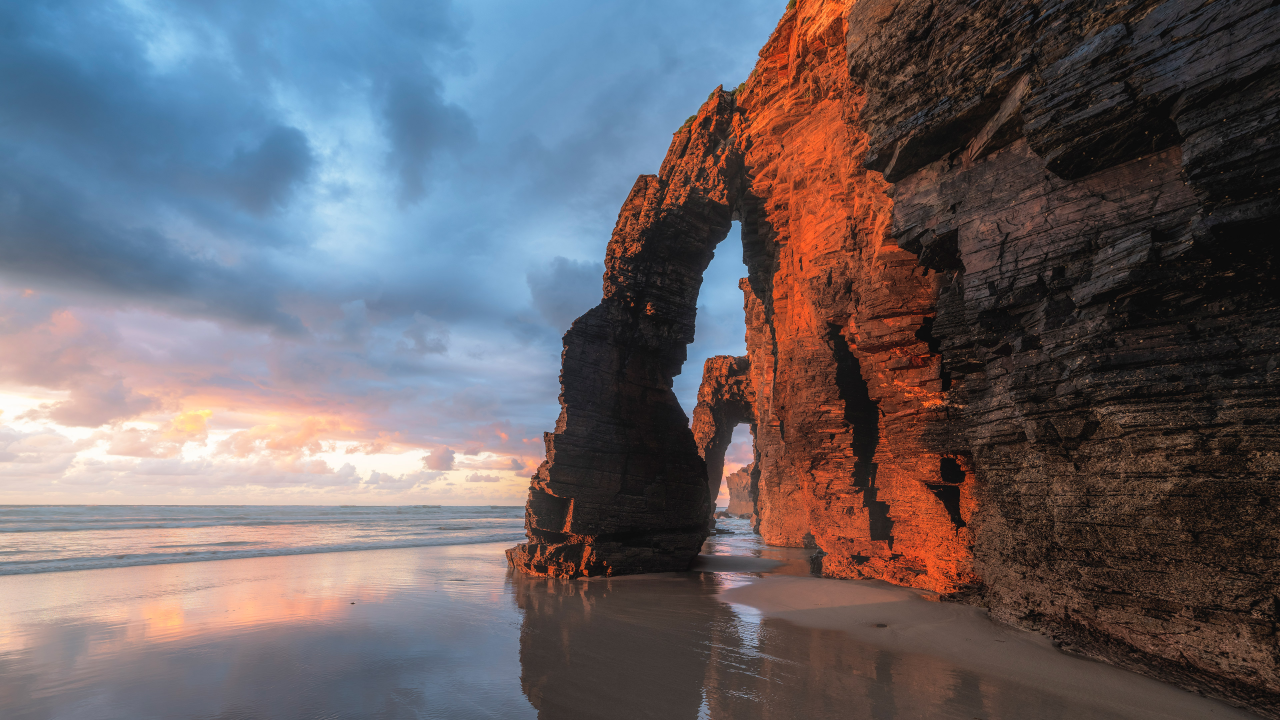
#> input picture dataset/test2.jpg, 3840 x 2160 px, found by its file name (shown at 1/3 size)
$ python orb_detector.py
#> lines starting #> are read from the running program, lines starting #| are printed output that depends on the picture

import os
import cv2

# Load an image
image_path = r"C:\Users\venka\OneDrive\Documents\ORB-Image-Similarity-Finder\dataset\test2.jpg"

image = cv2.imread(image_path)
#> image is the input picture: shape (2160, 3840, 3); mean B, G, R 105.1, 99.8, 105.3

if image is None:
    print("Could not load image. Check the image path.")
else:
    print("Full path:", os.path.abspath(image_path))

    # Resize image while preserving proportions
    display = cv2.resize(image, (960, 540))
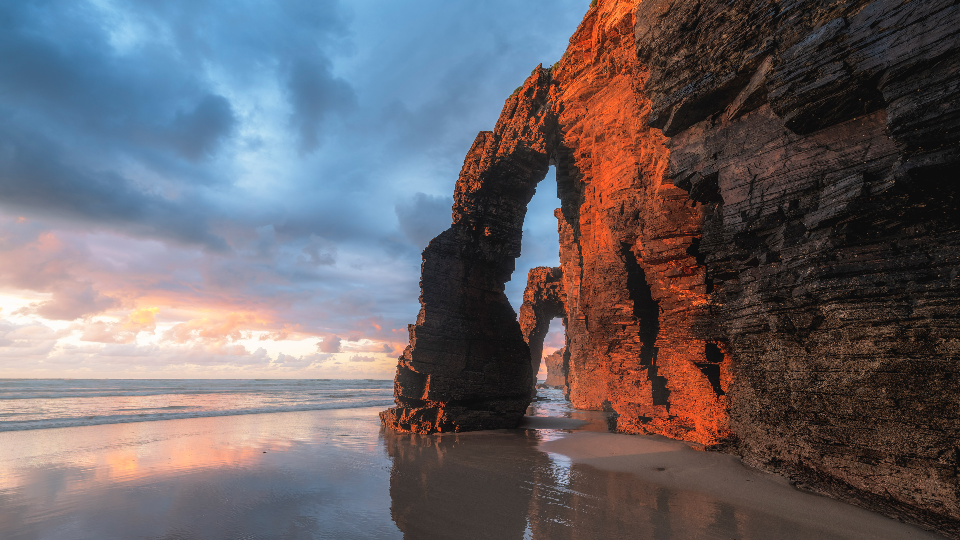
#> display: shape (540, 960, 3); mean B, G, R 105.2, 99.9, 105.4

    # Convert resized image to grayscale
    gray = cv2.cvtColor(display, cv2.COLOR_BGR2GRAY)
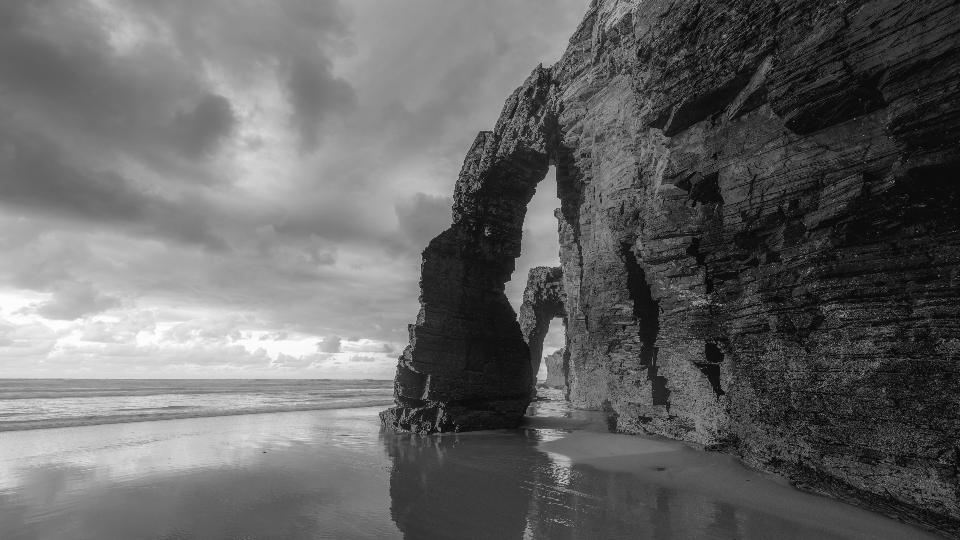
#> gray: shape (540, 960); min 4, max 254, mean 102.2

    # Create ORB detector
    orb = cv2.ORB_create(nfeatures=1000)

    # Detect keypoints and calculate descriptors
    keypoints, descriptors = orb.detectAndCompute(gray, None)
#> keypoints = 1000 keypoints; strongest (x, y, size): (515, 260, 31), (402, 354, 31), (399, 357, 31), (560, 200, 31)

    # Draw keypoints on the SAME resized image
    output = cv2.drawKeypoints(
    display, keypoints, None,
    color=(0, 255, 0),
    flags=cv2.DRAW_MATCHES_FLAGS_DEFAULT
)
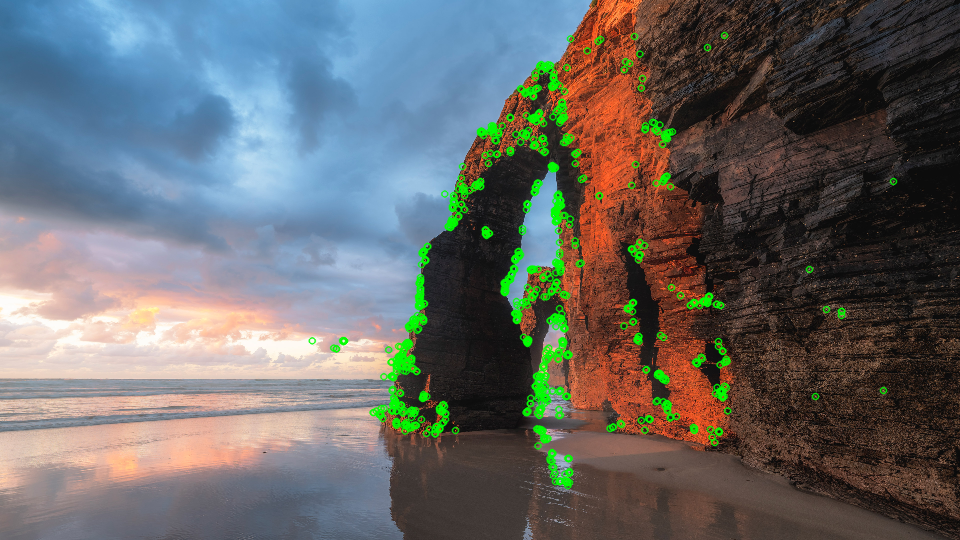
#> output: shape (540, 960, 3); mean B, G, R 103.4, 104.2, 102.7

    print("Number of keypoints:", len(keypoints))
#| Number of keypoints: 1000

    # Display result
    cv2.imshow("Original Image", display)
    cv2.imshow("ORB Keypoints", output)

    cv2.waitKey(0)
    cv2.destroyAllWindows()

$ run again, with dataset/test.jpg copied over dataset/test2.jpg
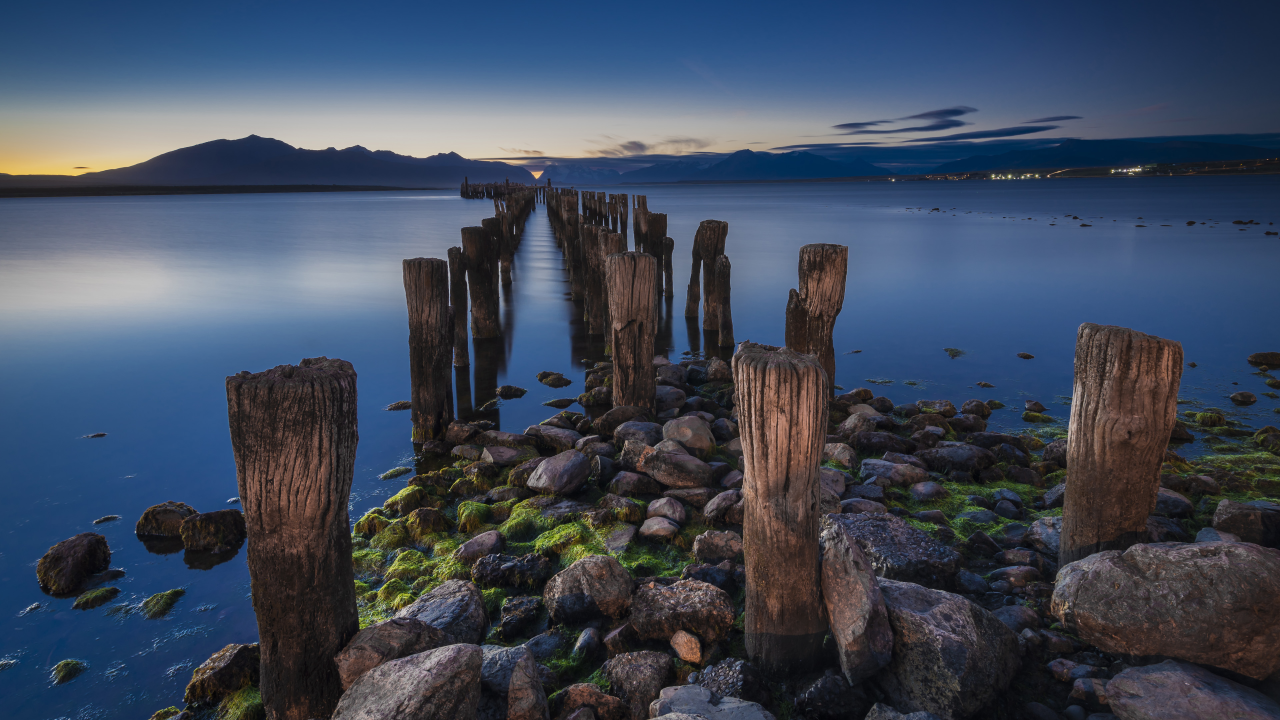
#> input picture dataset/test.jpg, 3840 x 2160 px, found by its file name (shown at 1/3 size)
#> image is the input picture: shape (2160, 3840, 3); mean B, G, R 91.6, 73.8, 63.2
#> `gray = cv2.cvtColor(display, cv2.COLOR_BGR2GRAY)`:
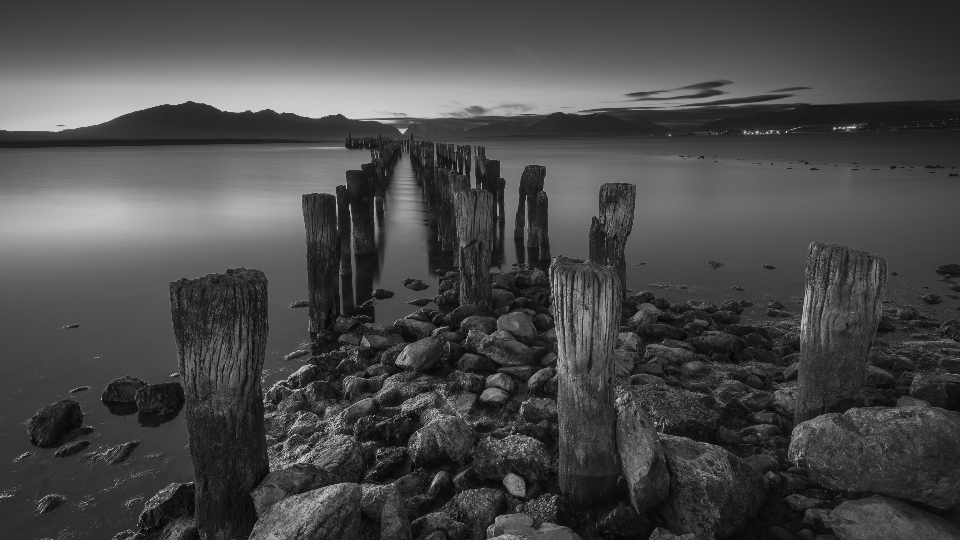
#> gray: shape (540, 960); min 3, max 237, mean 72.8
#> keypoints = 1000 keypoints; strongest (x, y, size): (402, 132, 37.2), (402, 133, 31), (282, 385, 31), (403, 131, 44.6)
#> `output = cv2.drawKeypoints( display, keypoints, None, color=(0, 255, 0..`:
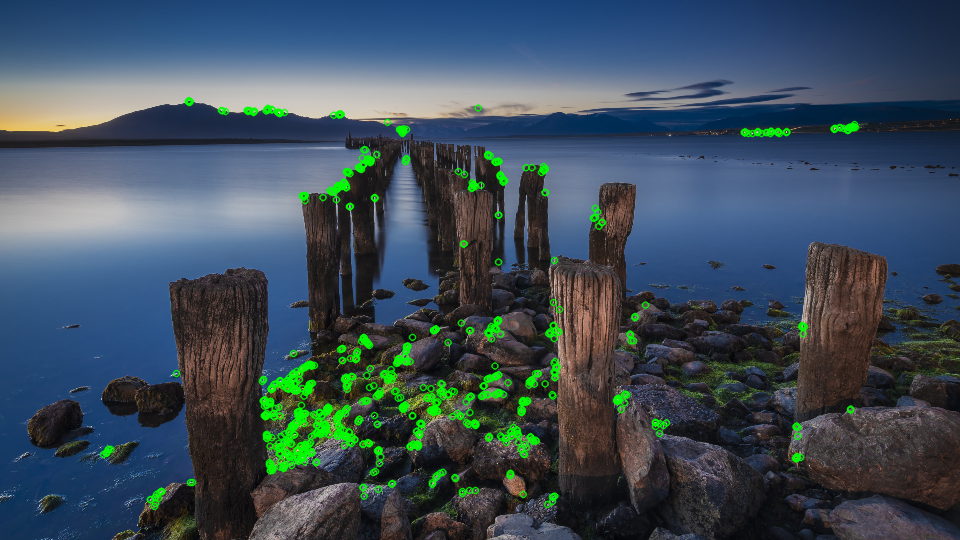
#> output: shape (540, 960, 3); mean B, G, R 90, 78, 61.5
#| Number of keypoints: 1000
